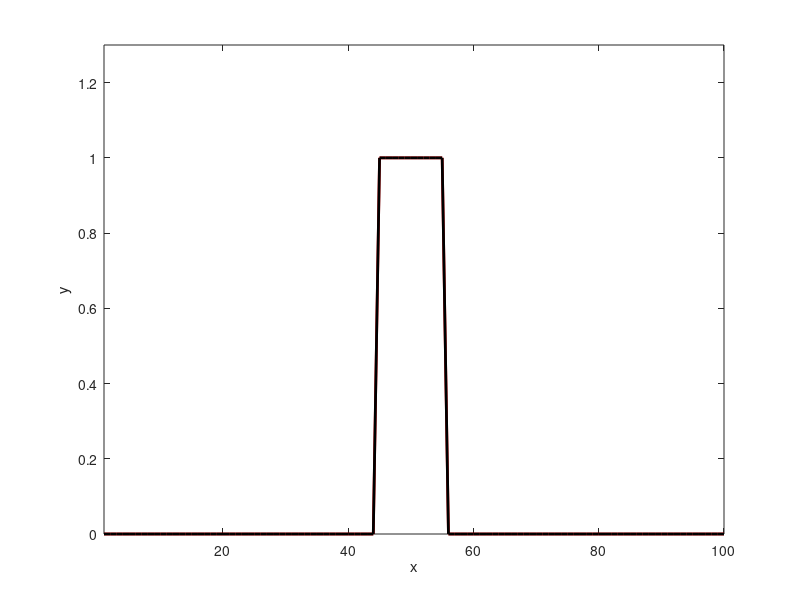

This figure's MATLAB source:
%Godunuv_1stOrder
%@Author: Benjamin C. 

close all
clc
clearvars
%% Inital conditions
dx=1;%2.5 1 0.5
x=1:dx:dx*round(100/dx);
y_ini=zeros(size(x));
y_ini(round(numel(x)/2)-(5/dx):round(numel(x)/2)+(5/dx))=1;
y=y_ini;
nb=numel(x);

%% Plot ini
f1=figure('color','white');
plot(x,y,'r','linewidth',2)
xlabel('x'); 
ylabel('y');
xlim([1 max(x)]);
ylim([0 max(y)*1.3])

%% Velocity
c=-1;
c_lin=ones(size(x)).*c;

%% Timestep
dt_max=dx/abs(c);
dt=dt_max;
dt=.25;
tot_T=100/abs(c);
steps=tot_T/dt-(1/abs(c))/dt;


for t=1:steps    
    % Compute fluxes 
     if c>0
        i=2:nb;
        %...
        %BC: periodic 
        y(1)=y(end);
     else       
        i=1:nb-1;
        %...
        %BC: periodic 
        y(end)=y(1);
     end      
    
    %% Plot 
    figure(f1);
    clf
    plot(x,y_ini,'r','linewidth',2)
    hold on
    plot(x,y,'k','linewidth',2)
    xlabel('x');
    ylabel('y');
    xlim([1 max(x)]);
    ylim([0 max(y_ini)*1.3])
    
    pause(0.0001)
    
end